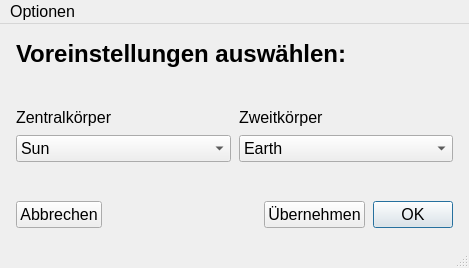
<?xml version="1.0" encoding="UTF-8"?>
<ui version="4.0">
 <class>MainWindow</class>
 <widget class="QMainWindow" name="MainWindow">
  <property name="geometry">
   <rect>
    <x>0</x>
    <y>0</y>
    <width>469</width>
    <height>268</height>
   </rect>
  </property>
  <property name="font">
   <font>
    <pointsize>12</pointsize>
   </font>
  </property>
  <property name="windowTitle">
   <string>Voreinstellungen</string>
  </property>
  <widget class="QWidget" name="centralwidget">
   <layout class="QVBoxLayout" name="verticalLayout">
    <property name="spacing">
     <number>8</number>
    </property>
    <property name="leftMargin">
     <number>16</number>
    </property>
    <property name="topMargin">
     <number>16</number>
    </property>
    <property name="rightMargin">
     <number>16</number>
    </property>
    <property name="bottomMargin">
     <number>16</number>
    </property>
    <item>
     <widget class="QLabel" name="label_17">
      <property name="text">
       <string>&lt;html&gt;&lt;head/&gt;&lt;body&gt;&lt;p&gt;&lt;span style=&quot; font-size:18pt; font-weight:600;&quot;&gt;Voreinstellungen auswählen:&lt;/span&gt;&lt;/p&gt;&lt;/body&gt;&lt;/html&gt;</string>
      </property>
     </widget>
    </item>
    <item>
     <spacer name="verticalSpacer_2">
      <property name="orientation">
       <enum>Qt::Vertical</enum>
      </property>
      <property name="sizeHint" stdset="0">
       <size>
        <width>0</width>
        <height>0</height>
       </size>
      </property>
     </spacer>
    </item>
    <item>
     <layout class="QHBoxLayout" name="horizontalLayout_2">
      <item>
       <widget class="QLabel" name="label">
        <property name="text">
         <string>Zentralkörper</string>
        </property>
       </widget>
      </item>
      <item>
       <widget class="QLabel" name="label_2">
        <property name="text">
         <string>Zweitkörper</string>
        </property>
       </widget>
      </item>
     </layout>
    </item>
    <item>
     <layout class="QHBoxLayout" name="horizontalLayout_3">
      <item>
       <widget class="QComboBox" name="choice_central">
        <item>
         <property name="text">
          <string notr="true">Sun</string>
         </property>
        </item>
        <item>
         <property name="text">
          <string notr="true">Earth</string>
         </property>
        </item>
        <item>
         <property name="text">
          <string notr="true">Moon</string>
         </property>
        </item>
       </widget>
      </item>
      <item>
       <widget class="QComboBox" name="choice_sat">
        <item>
         <property name="text">
          <string notr="true">Earth</string>
         </property>
        </item>
        <item>
         <property name="text">
          <string notr="true">Moon</string>
         </property>
        </item>
        <item>
         <property name="text">
          <string notr="true">Sputnik2</string>
         </property>
        </item>
       </widget>
      </item>
     </layout>
    </item>
    <item>
     <spacer name="verticalSpacer">
      <property name="orientation">
       <enum>Qt::Vertical</enum>
      </property>
      <property name="sizeHint" stdset="0">
       <size>
        <width>0</width>
        <height>0</height>
       </size>
      </property>
     </spacer>
    </item>
    <item>
     <layout class="QHBoxLayout" name="horizontalLayout">
      <item>
       <widget class="QPushButton" name="b_cancel">
        <property name="text">
         <string>Abbrechen</string>
        </property>
       </widget>
      </item>
      <item>
       <spacer name="horizontalSpacer">
        <property name="orientation">
         <enum>Qt::Horizontal</enum>
        </property>
        <property name="sizeHint" stdset="0">
         <size>
          <width>50</width>
          <height>0</height>
         </size>
        </property>
       </spacer>
      </item>
      <item>
       <widget class="QPushButton" name="b_fill">
        <property name="toolTip">
         <string>&lt;html&gt;&lt;head/&gt;&lt;body&gt;&lt;p&gt;Werte eintragen&lt;/p&gt;&lt;/body&gt;&lt;/html&gt;</string>
        </property>
        <property name="text">
         <string>Übernehmen</string>
        </property>
       </widget>
      </item>
      <item>
       <widget class="QPushButton" name="b_ok">
        <property name="toolTip">
         <string>&lt;html&gt;&lt;head/&gt;&lt;body&gt;&lt;p&gt;Übernehmen und schliessen&lt;/p&gt;&lt;/body&gt;&lt;/html&gt;</string>
        </property>
        <property name="text">
         <string>OK</string>
        </property>
        <property name="default">
         <bool>true</bool>
        </property>
       </widget>
      </item>
     </layout>
    </item>
   </layout>
  </widget>
  <widget class="QMenuBar" name="menubar">
   <property name="geometry">
    <rect>
     <x>0</x>
     <y>0</y>
     <width>469</width>
     <height>34</height>
    </rect>
   </property>
   <widget class="QMenu" name="menuOptionen">
    <property name="title">
     <string>Optionen</string>
    </property>
    <addaction name="actionVerlassen"/>
   </widget>
   <addaction name="menuOptionen"/>
  </widget>
  <widget class="QStatusBar" name="statusbar"/>
  <action name="actionVerlassen">
   <property name="text">
    <string>Verlassen</string>
   </property>
   <property name="shortcut">
    <string>Ctrl+Q</string>
   </property>
  </action>
 </widget>
 <tabstops>
  <tabstop>b_cancel</tabstop>
  <tabstop>b_fill</tabstop>
  <tabstop>b_ok</tabstop>
 </tabstops>
 <resources/>
 <connections/>
</ui>
